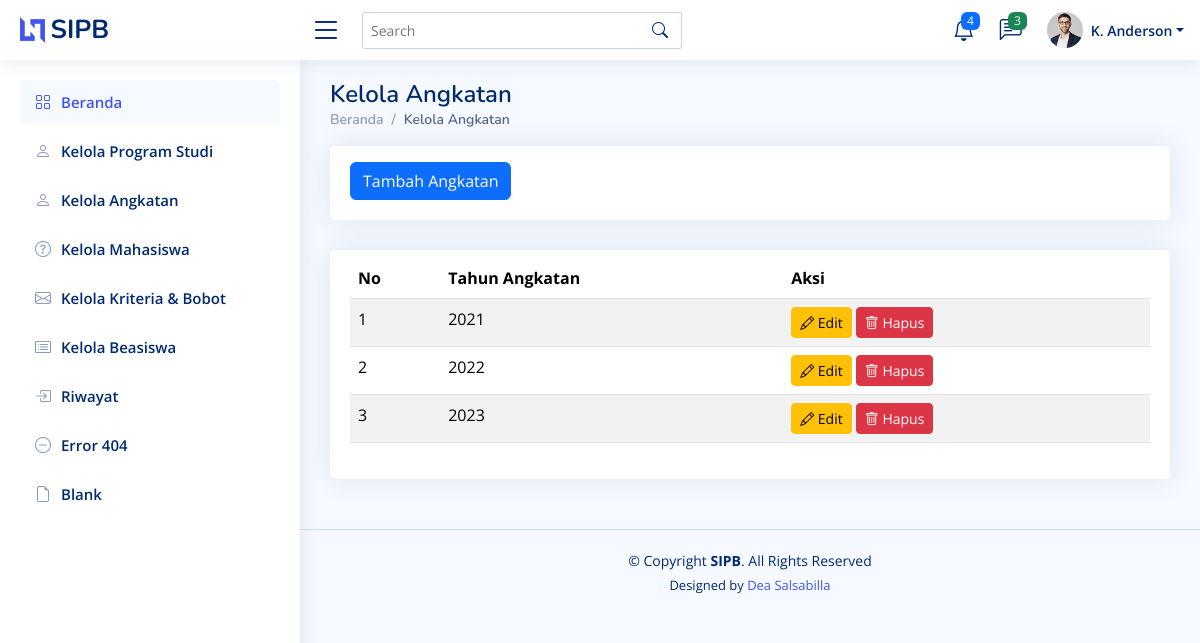
The page /kelola-angkatan/ on the database its author committed.
### beasiswa/models.py (models this page shows, shortened)
class Angkatan(models.Model):
    id = models.AutoField(primary_key=True)  # Auto-increment ID
    angkatan = models.PositiveIntegerField(unique=True)  # Tahun angkatan, harus unik
    class Meta:
        verbose_name = "Angkatan"
        verbose_name_plural = "Angkatan"
        ordering = ["angkatan"]  # Mengurutkan berdasarkan tahun angkatan

### beasiswa/views.py (the view)
# urls.py: path("kelola-angkatan/", views.angkatan, name='angkatan'),
def angkatan(request):
    data_angkatan = Angkatan.objects.all()
    return render(request, 'angkatan.html', {'data_angkatan': data_angkatan})

### beasiswa/templates/angkatan.html (shortened to what this page needs)
<!DOCTYPE html>
<html lang="en">
<head>
  {% load static %}
  <link href="{% static 'assets/vendor/bootstrap/css/bootstrap.min.css' %}" rel="stylesheet">
  <link href="{% static 'assets/vendor/bootstrap-icons/bootstrap-icons.css' %}" rel="stylesheet">
  <link href="{% static 'assets/vendor/boxicons/css/boxicons.min.css' %}" rel="stylesheet">
  <link href="{% static 'assets/vendor/quill/quill.snow.css' %}" rel="stylesheet">
  <link href="{% static 'assets/vendor/quill/quill.bubble.css' %}" rel="stylesheet">
  <link href="{% static 'assets/vendor/remixicon/remixicon.css' %}" rel="stylesheet">
  <link href="{% static 'assets/vendor/simple-datatables/style.css' %}" rel="stylesheet">
  <link href="{% static 'assets/css/style.css' %}" rel="stylesheet">
</head>
<body>
  {% include 'partials/header.html' %}
  {% include 'partials/sidebar.html' %}
  <main id="main" class="main">
    <div class="pagetitle">
      <h1>Kelola Angkatan</h1>
      <nav>
        <ol class="breadcrumb">
          <li class="breadcrumb-item"><a href="{% url 'home' %}">Beranda</a></li>
          <li class="breadcrumb-item active">Kelola Angkatan</li>
        </ol>
      </nav>
    </div>
    <div class="row">
        <div class="col-lg-12">
          <div class="card">
            <div class="card-body">
                <button class="btn btn-primary mt-3"><a href="{% url 'tambah_angkatan' %}" style="color: white; text-decoration: ">Tambah Angkatan</a></button>
            </div>
          </div>
        </div>
    </div>
    <section class="section">
      <div class="row">
        <div class="col-lg-12">
          <div class="card">
            <div class="card-body">
              <table class="table table-striped mt-2">
                <thead>
                  <tr>
                    <th scope="col">No</th>
                    <th scope="col">Tahun Angkatan</th>
                    <th scope="col">Aksi</th>
                  </tr>
                </thead>
                <tbody>
                  {% for angkatan in data_angkatan %}
                  <tr>
                    <td>{{ forloop.counter }}</td>
                    <td>{{ angkatan.angkatan }}</td>
                    <td>
                        <a href="{% url 'edit_angkatan' angkatan.id %}" class="btn btn-warning btn-sm"><i class="bi bi-pencil"></i> Edit</a>
                        <form action="{% url 'delete_angkatan' angkatan.id %}" method="post" style="display:inline;">
                            <button type="submit" class="btn btn-danger btn-sm" onclick="return confirm('Apakah Anda yakin ingin menghapus data ini?');"><i class="bi bi-trash"></i> Hapus</button>
                          </form>
                    </td>
                  </tr>
                  {% empty %}
                  <tr>
                    <td colspan="3" class="text-center">Tidak ada data angkatan.</td>
                  </tr>
                  {% endfor %}
                </tbody>
              </table>
            </div>
          </div>
        </div>
    </section>
  </main>
  {% include 'partials/footer.html' %}
</body>
</html>

### beasiswa/static/assets/css/style.css (style rules this page uses)
:root { scroll-behavior: smooth; }
body { font-family: "Open Sans", sans-serif; background: #f6f9ff; color: #444444; }
a { color: #4154f1; text-decoration: none; }
h1, h2, h3, h4, h5, h6 { font-family: "Nunito", sans-serif; }
#main { margin-top: 60px; padding: 20px 30px; transition: all 0.3s; }
.pagetitle { margin-bottom: 10px; }
.pagetitle h1 { font-size: 24px; margin-bottom: 0; font-weight: 600; color: #012970; }
.card { margin-bottom: 30px; border: none; border-radius: 5px; box-shadow: 0px 0 30px rgba(1, 41, 112, 0.1); }
.card-body { padding: 0 20px 20px 20px; }
.breadcrumb { font-size: 14px; font-family: "Nunito", sans-serif; color: #899bbd; font-weight: 600; }
.breadcrumb a { color: #899bbd; transition: 0.3s; }
.breadcrumb .breadcrumb-item::before { color: #899bbd; }
.breadcrumb .active { color: #51678f; font-weight: 600; }
@media (min-width: 1200px) { #main, #footer { margin-left: 300px; } }

### rows shown on the page
Angkatan: angkatan "2021"
Angkatan: angkatan "2022"
Angkatan: angkatan "2023"
